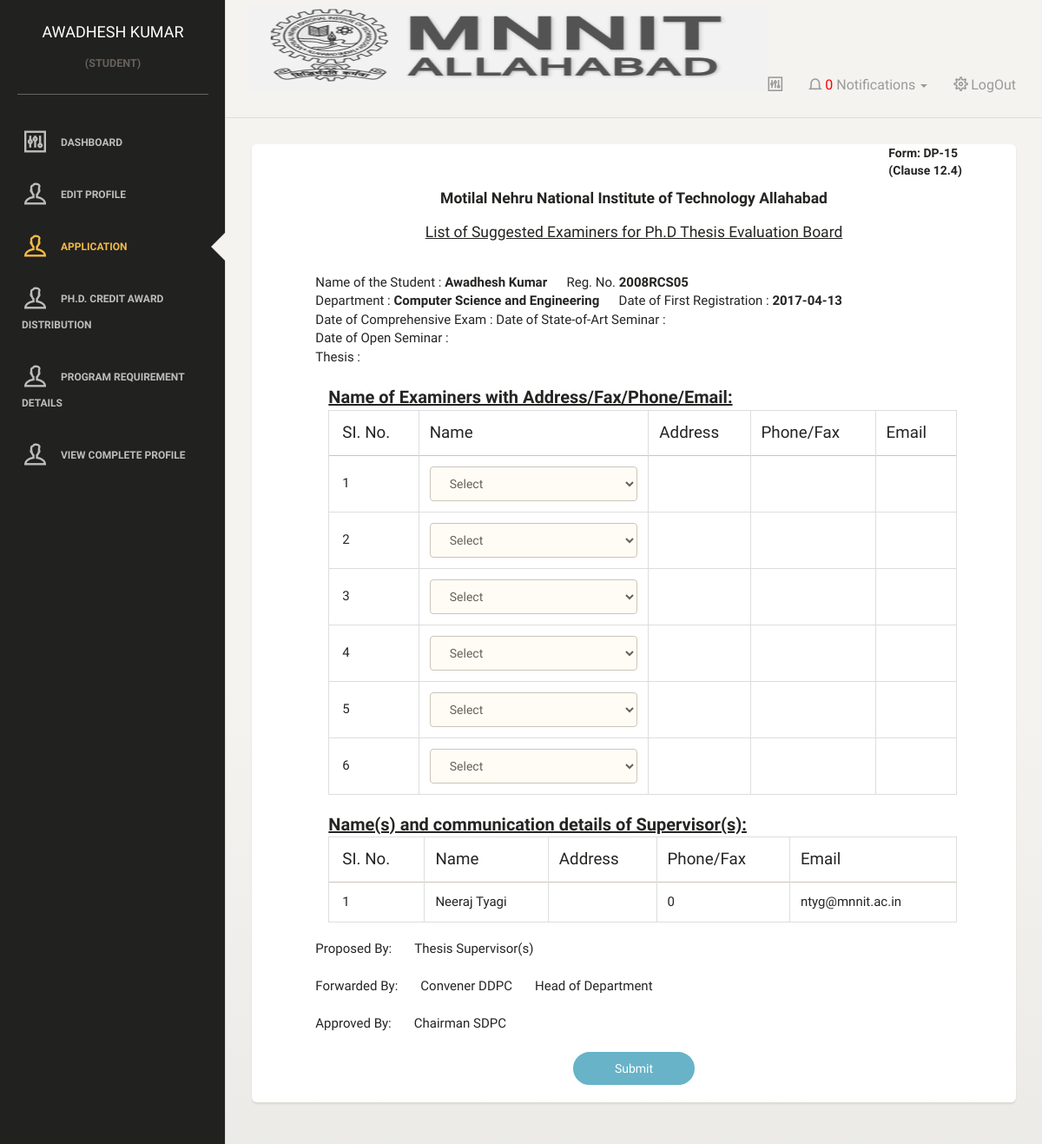
/applyDP15.php?student_reg_no=2008RCS05 (signed in), run on an earlier commit of the app's database.
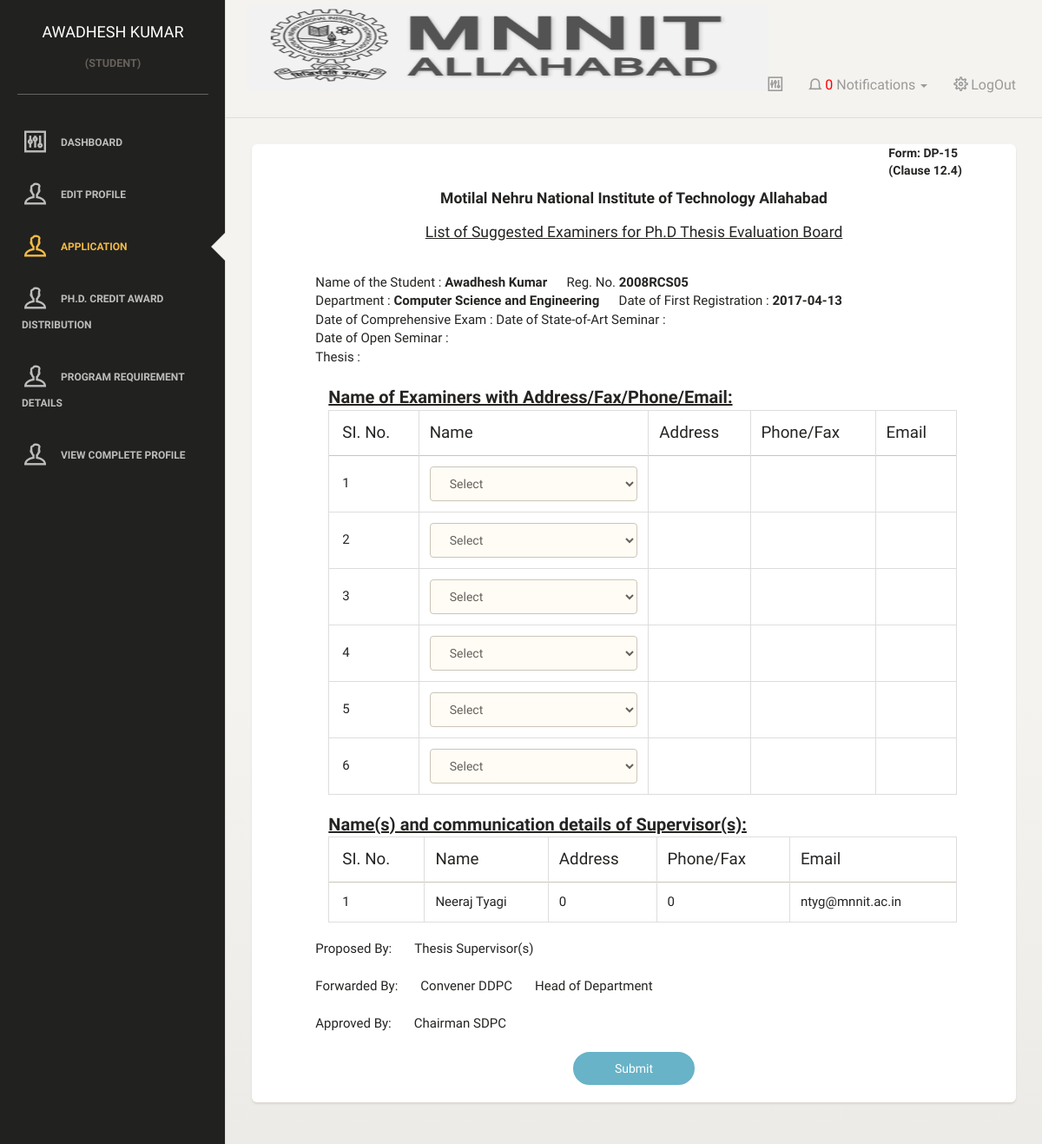
And on a later commit of the database.
### tables this page shows
CREATE TABLE `currentsupervisor` (
  `reg_no` varchar(10) NOT NULL,
  `supervisor1_id` varchar(10) NOT NULL,
  `supervisor2_id` varchar(10) NOT NULL
);

CREATE TABLE `faculty` (
  `faculty_id` varchar(20) NOT NULL,
  `password` varchar(255) NOT NULL,
  `name` varchar(50) NOT NULL,
  `dept_id` varchar(10) NOT NULL,
  `designation` varchar(50) DEFAULT NULL,
  `contact` decimal(15,0) NOT NULL,
  `mail_id` varchar(50) NOT NULL,
  `external` binary(1) NOT NULL,
  `affiliation` varchar(100) NOT NULL,
  `photo_path` varchar(255) NOT NULL,
  `address` varchar(200) NOT NULL
);

### applyDP15.php (the view, shortened to what the changed rows need)
	<?php
		include("./includes/preProcess.php");
		$student_reg_no = $_GET['student_reg_no'];
	?>
	<!doctype html>
	<html lang="en">
	<head>
		<link href="assets/css/bootstrap.min.css" rel="stylesheet" />
		<link href="assets/css/animate.min.css" rel="stylesheet"/>
		<link href="assets/css/paper-dashboard.css" rel="stylesheet"/>
		<link href="http://maxcdn.bootstrapcdn.com/font-awesome/latest/css/font-awesome.min.css" rel="stylesheet">
		<link href="assets/css/themify-icons.css" rel="stylesheet">
		<link href="./css/myCss.css" rel="stylesheet">
		<link href="assets/css/datepicker.css" rel="stylesheet" />
	</head>
	<body>
		<div class="wrapper">
	<div class="main-panel">
		<div class="content">
			<div class="container-fluid">
				<div class="row">
					<div class="col-md-12">
								<div class="row col-md-offset-1">
									<div class="col-md-11" style="font-size:10px;">
										<table class="table table-bordered table-condensed" style="font-size:15px">
											<thead>
												<th>SI. No.</th>
												<th>Name</th>
												<th>Address</th>
												<th>Phone/Fax</th>
												<th>Email</th>
											</thead>
					</table>
					<table class="table table-bordered table-condensed" style="font-size:15px">
											<thead>
												<th>SI. No.</th>
												<th>Name</th>
												<th>Address</th>
												<th>Phone/Fax</th>
												<th>Email</th>
											</thead>
											<tbody>
												<?php
													for( $i = 6; $i < 8; $i++){
														$j = $i + 1;
														$k = $i - 5;
														$query = "SELECT * FROM currentsupervisor INNER JOIN faculty ON currentsupervisor.supervisor".$k."_id = faculty.faculty_id WHERE reg_no = '$student_reg_no'";
														$faculty = mysqli_query($connection, $query);
														if(mysqli_num_rows($faculty) < 1){
															break;
														}
														$row = mysqli_fetch_assoc($faculty);
														?>
														<tr>
															<td><?php echo $j - 6 ?></td>
															<td><?php echo $row['name'] ?></td>
															<td><?php echo $row['address'] ?></td>
															<td><?php echo $row['contact'] ?></td>
															<td><?php echo $row['mail_id'] ?></td>
													</tr>
												<?php
													}
												?>
						</tbody>
					</table>
				</div>
			</div>
			<br>
	</div>
</div>
</div>
</div>
</div>
</div>
</body>
</html>

What changed in the data, as far as the page shows it:
changed through a linked row, currentsupervisor "Neeraj Tyagi": faculty.address (not shown) → "0"
